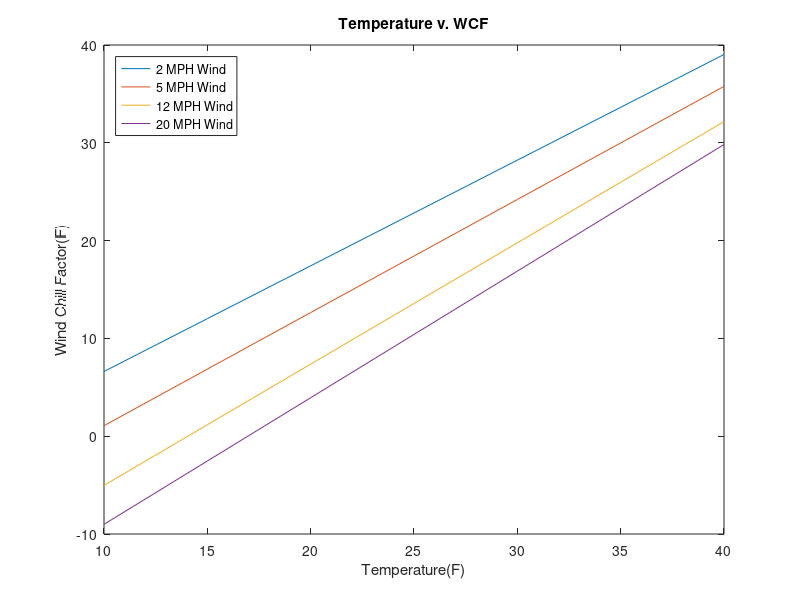

This chart was generated by the following MATLAB code:
clc
clear

Velocity = [2 5 12 20];
Temperature = [10 15 20 25 30 35 40];

NumTemps  = length(Temperature);
NumSpeeds = length(Velocity);

WCF = zeros(NumTemps,NumSpeeds);


for M = 1:NumTemps
   for N = 1:NumSpeeds
       WCF(M,N) = 35.7 + 0.6 * Temperature(M)- 35.7 * (Velocity(N) ^0.16) + 0.43 * Temperature(M) * (Velocity(N) ^0.16);
   end
end
 
plot(Temperature,WCF)
xlabel( 'Temperature(F)' ); 
ylabel( 'Wind Chill Factor(F)' );
title( 'Temperature v. WCF' );
legend('2 MPH Wind','5 MPH Wind','12 MPH Wind','20 MPH Wind','Location','northwest')